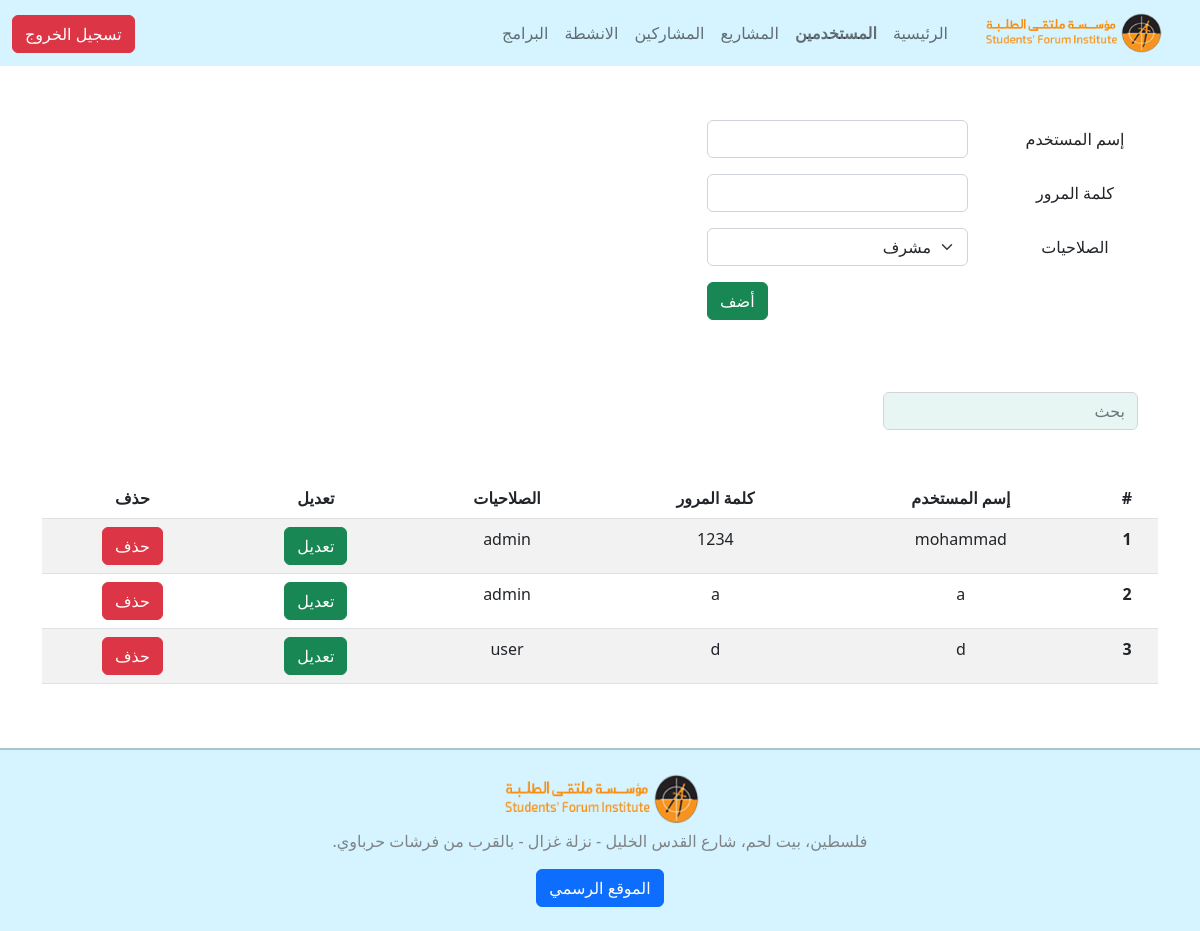
Page /users.php (signed in) on the committed database.
### tables this page shows
CREATE TABLE IF NOT EXISTS `users` (
  `id` int(11) NOT NULL AUTO_INCREMENT,
  `username` varchar(50) NOT NULL,
  `password` varchar(20) NOT NULL,
  `permission` varchar(15) NOT NULL,
  PRIMARY KEY (`id`),
  UNIQUE KEY `username` (`username`)
);

### users.php (the view, shortened to what this page needs)
<!DOCTYPE html>
<?php
include 'conn/connc.php';
?>
<head title="users">
  <link href="css/bootstrap.min.css" rel="stylesheet">
</head>
<body dir="rtl">
  <nav class="navbar navbar-expand-lg">
    <div class="container-fluid">
      <a class="navbar-brand" href="controlPanal.php">
        <img src="img/sfi-logo.png" style=" width: 200px; height: 40px;">
      </a>
      <div class="collapse navbar-collapse" id="navbarNav" style="margin-right: -2vw; width: 100%;">
        <ul class="navbar-nav" style=" width: 100%;">
          <li class="nav-item">
             <a class="nav-link" aria-current="page" href="controlPanal.php"> الرئيسية</a>
          </li>
          <li class="nav-item">
           <b> <a class="nav-link" href="users.php">المستخدمين</a> </b>
          </li>
          <li class="nav-item">
            <a class="nav-link" href="projects.php">المشاريع</a>
          </li>
          <li class="nav-item">
            <a class="nav-link" href="princpl.php">المشاركين</a>
          </li>
          <li class="nav-item">
            <a class="nav-link" href="activtyNames.php">الانشطة</a>
          </li>
          <li class="nav-item">
            <a class="nav-link" href="programs.php">البرامج</a>
          </li>
          <li class="nav-item" style="margin-right: 1%; margin-top: 0.2vw; text-align: left; width: 100%;">
            <form method="post" action="">
              <button type="submit" class="btn btn-danger" name="bt_logout">تسجيل الخروج</button>
            </form>
          </li>
        </ul>
      </div>
    </div>
  </nav>
  <br>
  <br>
  <br>
  <br>
  <br>
  <div class="container text-center">
    <form method="post">
      <div class="mb-3 row">
        <label for="inputUsername" class="col-lg-2 col-md-3 col-sm-6 col-form-label">إسم المستخدم</label>
        <div class="col-lg-3 col-md-3 col-sm-6">
          <input type="text" class="form-control" name="username">
        </div>
      </div>
      <div class="mb-3 row">
        <label for="inputPassword" class="col-lg-2 col-md-3 col-sm-6 col-form-label">كلمة المرور</label>
        <div class="col-lg-3 col-md-3 col-sm-6">
          <input type="text" class="form-control" name="password">
        </div>
      </div>
      <div class="mb-3 row">
        <label for="inputPerm" class="col-lg-2 col-md-3 col-sm-6 col-form-label">الصلاحيات</label>
        <div class="col-lg-3 col-md-3 col-sm-6">
          <select class="form-select" aria-label="Default select example" name="perm">
            <option value="admin">مشرف</option>
          </select>
        </div>
      </div>
      <div class="row" style="text-align:left ;">
        <div class="col-lg-2 col-md-3 col-sm-6"></div>
        <div class="col-lg-3 col-md-3 col-sm-6">
          <button type="submit" class="btn btn-success" name="bt_addUser">أضف </button>
        </div>
      </div>
      <br>
      <br class="br">
      <br class="br">
      <form action="users.php" method="post">
        <div class="container text-center" id="earch">
          <div class="row">
            <div class="col-lg-3 col-md-6 col-sm-12">
              <input class="form-control me-2" type="search" placeholder="بحث" name="keyword" id="key">
            </div>
          </div>
        </div>
      </form>
      <br>
      <br>
      <table class="table table-striped" id="table">
        <thead>
          <tr>
            <th scope="col">#</th>
            <th scope="col">إسم المستخدم</th>
            <th scope="col">كلمة المرور</th>
            <th scope="col">الصلاحيات</th>
            <th scope="col">تعديل</th>
            <th scope="col">حذف</th>
          </tr>
        </thead>
        <tbody id="tBody">
          <?php
          $sql = "SELECT * FROM `users`";
          $res = mysqli_query($con, $sql);
          if ($res) {
            $b = 1;
            while ($n = mysqli_fetch_assoc($res)) {
              $per =  $n['permission'] ;
              if($per == "admin" || $per == "user"){
              echo '<tr>
      <th scope="row">' . $b . '</th>
      <td>' . $n['username'] . '</td>
      <td>' . $n['password'] . '</td>
      <td>' . $n['permission'] . '</td>
      <td><a href="usersEdit.php?id=' . $n['id'] . '" class="btn btn-success" name="edit">تعديل</a></td>
      <td><a href="editUser.php?id=' . $n['id'] . '" class="btn btn-danger" name="edit">حذف</a></td>
    </tr>';
              $b++;
            }
            }
          } else {
            echo '<div class="row">
            <div class="col-5 alert alert-danger" style="height:1vw ;">
            <p class="al">لم تتم إضافة البيانات</p>
            </div>
          </div>';
          }
          ?>
        </tbody>
      </table>
    </form>
  </div>
  <br class="br">
  <br class="br">
  <footer>
    <div id="footer">
      <img src="img/sfi-logo.png" class="imgFot">
      <br>
      <p class="card-text" style="padding-top: 0.4vw; color: #7F8487; ">فلسطين، بيت لحم، شارع القدس الخليل - نزلة غزال - بالقرب من فرشات حرباوي.</p>
      <a href="https://ysfi.ps/Arr/index.php/ar/" class="btn btn-primary" target="blank">الموقع الرسمي</a>
    </div>
  </footer>
</body>
</html>

### users.php (style rules this page uses)
.navbar { background-color: #D6F4FF; position: fixed; width: 100%; }
#footer { text-align: center; background-color: #D6F4FF; padding-top: 2vw; padding-bottom: 2vw; border-top: #A5C9CA; border-top-width: 2px; border-top-style: outset; position: static; bottom: 0; }
.me-2 { background-color: #E7F6F2; }
.imgFot { width: 220px; height: 50px; }

### rows in the picture
users: username "mohammad", password "1234", permission "admin"
users: username "a", password "a", permission "admin"
users: username "d", password "d", permission "user"
